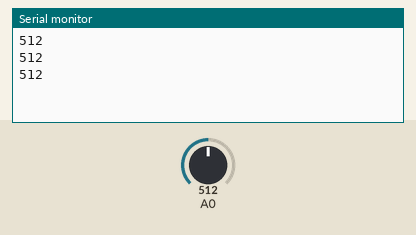
Simulated run of this sketch. Board: Arduino Uno, built with avr-gcc and run on an emulated ATmega328P. Parts: the last lines printed to the serial monitor. Inputs (shaded band) come from the test bench; at power-on: A0 = 512.

Above: at 1.3 s.
1.4 s: A0 set to 390
At 1.9 s:
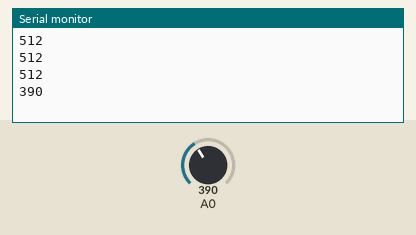
2.9 s: A0 set to 410
At 3.4 s:
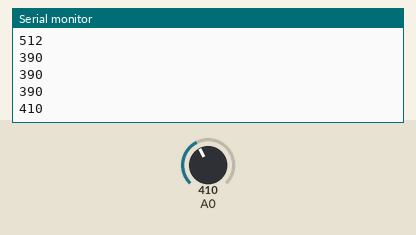
Timing chart, 0 to 5.9 s (numbered marks = the images above; inputs shaded):
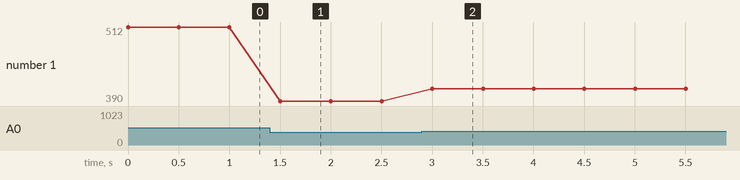

The sketch:

alarma.ino
```cpp
int VALOR;
int BUZZER = 13;

void setup(){
  Serial.begin(9600);
}

void loop(){
  VALOR = analogRead(A0);
  if (VALOR > 400);
  digitalWrite(BUZZER, LOW);
  digitalWrite(BUZZER, HIGH);
  Serial.println(VALOR);
  delay(500);
}
```

Measured:
- after the input at 1.4 s, the serial monitor: prints a new line after 0.10 s (image 1)
- after the input at 2.9 s, the serial monitor: prints a new line after 0.10 s (image 2)
- plotted number 1: 512 → 390 after the input at 1.4 s, 390 → 410 after the input at 2.9 s
